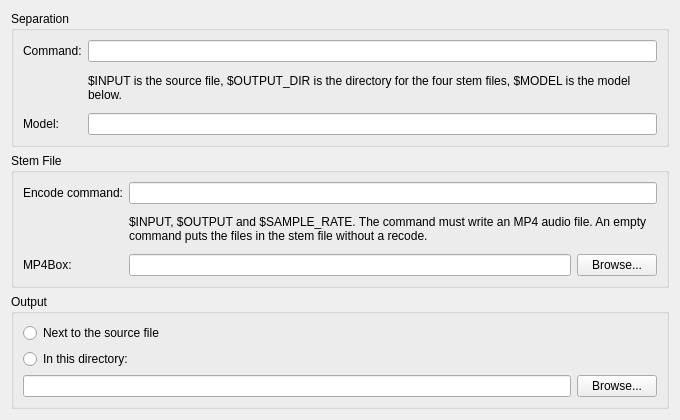
<?xml version="1.0" encoding="UTF-8"?>
<ui version="4.0">
 <class>DlgPrefStemsDlg</class>
 <widget class="QWidget" name="DlgPrefStemsDlg">
  <property name="geometry">
   <rect>
    <x>0</x>
    <y>0</y>
    <width>680</width>
    <height>420</height>
   </rect>
  </property>
  <property name="windowTitle">
   <string>Stem Preferences</string>
  </property>
  <layout class="QVBoxLayout" name="stemsLayout">
   <item>
    <widget class="QGroupBox" name="separationGroup">
     <property name="title">
      <string>Separation</string>
     </property>
     <layout class="QFormLayout" name="separationFormLayout">
      <item row="0" column="0">
       <widget class="QLabel" name="separatorCommandLabel">
        <property name="text">
         <string>Command:</string>
        </property>
       </widget>
      </item>
      <item row="0" column="1">
       <widget class="QLineEdit" name="separatorCommandEdit"/>
      </item>
      <item row="1" column="1">
       <widget class="QLabel" name="separatorCommandHelpLabel">
        <property name="text">
         <string>$INPUT is the source file, $OUTPUT_DIR is the directory for the four stem files, $MODEL is the model below.</string>
        </property>
        <property name="wordWrap">
         <bool>true</bool>
        </property>
       </widget>
      </item>
      <item row="2" column="0">
       <widget class="QLabel" name="modelLabel">
        <property name="text">
         <string>Model:</string>
        </property>
       </widget>
      </item>
      <item row="2" column="1">
       <widget class="QLineEdit" name="modelEdit"/>
      </item>
     </layout>
    </widget>
   </item>
   <item>
    <widget class="QGroupBox" name="packingGroup">
     <property name="title">
      <string>Stem File</string>
     </property>
     <layout class="QFormLayout" name="packingFormLayout">
      <item row="0" column="0">
       <widget class="QLabel" name="encoderCommandLabel">
        <property name="text">
         <string>Encode command:</string>
        </property>
       </widget>
      </item>
      <item row="0" column="1">
       <widget class="QLineEdit" name="encoderCommandEdit"/>
      </item>
      <item row="1" column="1">
       <widget class="QLabel" name="encoderCommandHelpLabel">
        <property name="text">
         <string>$INPUT, $OUTPUT and $SAMPLE_RATE. The command must write an MP4 audio file. An empty command puts the files in the stem file without a recode.</string>
        </property>
        <property name="wordWrap">
         <bool>true</bool>
        </property>
       </widget>
      </item>
      <item row="2" column="0">
       <widget class="QLabel" name="muxerPathLabel">
        <property name="text">
         <string>MP4Box:</string>
        </property>
       </widget>
      </item>
      <item row="2" column="1">
       <layout class="QHBoxLayout" name="muxerPathLayout">
        <item>
         <widget class="QLineEdit" name="muxerPathEdit"/>
        </item>
        <item>
         <widget class="QPushButton" name="muxerPathBrowseButton">
          <property name="text">
           <string>Browse...</string>
          </property>
         </widget>
        </item>
       </layout>
      </item>
     </layout>
    </widget>
   </item>
   <item>
    <widget class="QGroupBox" name="outputGroup">
     <property name="title">
      <string>Output</string>
     </property>
     <layout class="QVBoxLayout" name="outputLayout">
      <item>
       <widget class="QRadioButton" name="sourceDirectoryRadio">
        <property name="text">
         <string>Next to the source file</string>
        </property>
       </widget>
      </item>
      <item>
       <widget class="QRadioButton" name="customDirectoryRadio">
        <property name="text">
         <string>In this directory:</string>
        </property>
       </widget>
      </item>
      <item>
       <layout class="QHBoxLayout" name="outputDirectoryLayout">
        <item>
         <widget class="QLineEdit" name="outputDirectoryEdit"/>
        </item>
        <item>
         <widget class="QPushButton" name="outputDirectoryBrowseButton">
          <property name="text">
           <string>Browse...</string>
          </property>
         </widget>
        </item>
       </layout>
      </item>
     </layout>
    </widget>
   </item>
   <item>
    <spacer name="stemsSpacer">
     <property name="orientation">
      <enum>Qt::Vertical</enum>
     </property>
     <property name="sizeHint" stdset="0">
      <size>
       <width>20</width>
       <height>40</height>
      </size>
     </property>
    </spacer>
   </item>
  </layout>
 </widget>
 <resources/>
 <connections/>
</ui>
